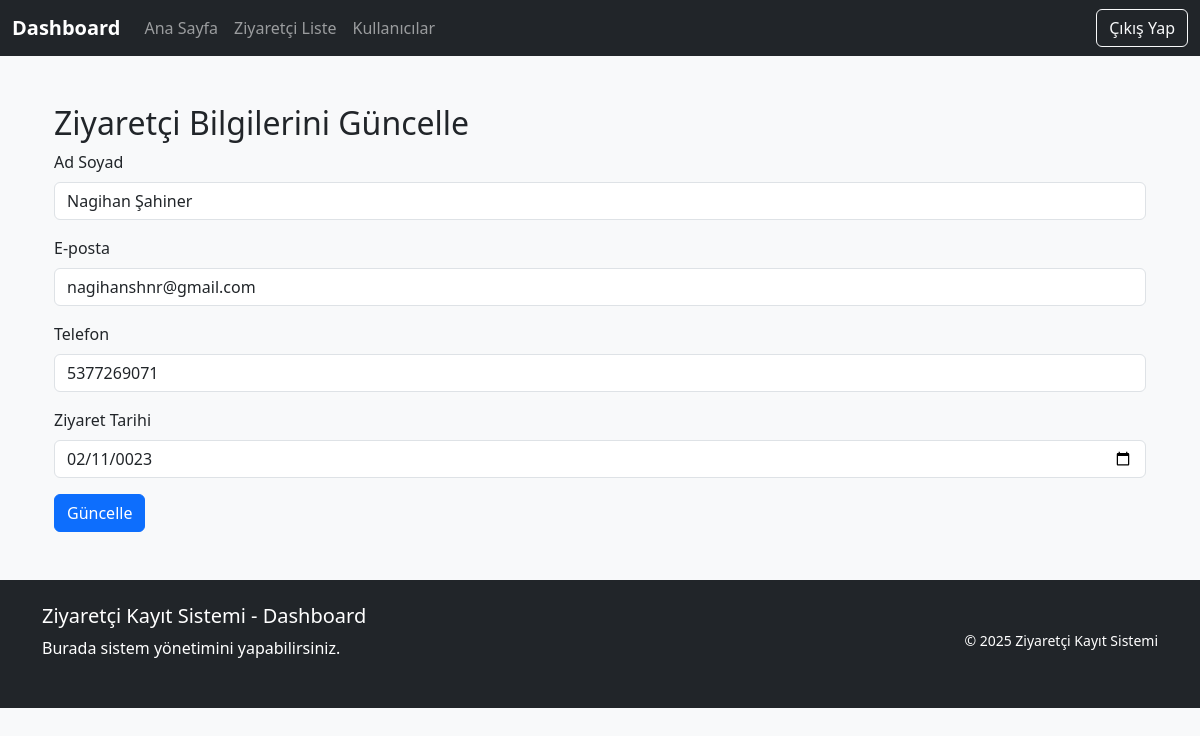
The page /visitor_update/1 (signed in) on the database its author committed.
### app.py (models this page shows)
class Visitor(db.Model):
    id = db.Column(db.Integer, primary_key=True)
    name = db.Column(db.String(100), nullable=False)
    email = db.Column(db.String(100), nullable=False)
    tel = db.Column(db.String(20))  # Telefon alanı
    registered_on = db.Column(db.DateTime, default=datetime.utcnow)
    visit_date = db.Column(db.Date)

### app.py (the view, shortened to what this page needs)
@app.route('/visitor_update/<int:visitor_id>', methods=['GET', 'POST'])
@login_required
def visitor_update(visitor_id):
    visitor = Visitor.query.get_or_404(visitor_id)
    return render_template('visitor_update.html', visitor=visitor)

### app.py (called while the page is built)
@login_manager.user_loader
def load_user(user_id):
    return User.query.get(int(user_id))

### templates/visitor_update.html (shortened to what this page needs)
{% extends "dashboardbase.html" %}
{% block content %}
<div class="container mt-5">
    <h2>Ziyaretçi Bilgilerini Güncelle</h2>
    <form method="POST" action="{{ url_for('visitor_update', visitor_id=visitor.id) }}">
        <div class="mb-3">
            <label for="name" class="form-label">Ad Soyad</label>
            <input type="text" class="form-control" id="name" name="name" value="{{ visitor.name }}" required>
        </div>
        <div class="mb-3">
            <label for="email" class="form-label">E-posta</label>
            <input type="email" class="form-control" id="email" name="email" value="{{ visitor.email }}" required>
        </div>
        <div class="mb-3">
            <label for="tel" class="form-label">Telefon</label>
            <input type="tel" class="form-control" id="tel" name="tel" value="{{ visitor.tel }}" required>
        </div>
        <div class="mb-3">
            <label for="date" class="form-label">Ziyaret Tarihi</label>
            <input type="date" class="form-control" id="date" name="date" value="{{ visitor.visit_date }}" required>
        </div>
        <button type="submit" class="btn btn-primary">Güncelle</button>
    </form>
</div>
{% endblock %}

### static/base.css (style rules this page uses)
:root { --primary-color: #6c757d; --secondary-color: #495057; --accent-color: #343a40; --light-gray: #e9ecef; --medium-gray: #ced4da; --dark-gray: #495057; }
body { background-color: #f8f9fa; }

### rows shown on the page
Visitor: name "Nagihan Şahiner", email "nagihanshnr@gmail.com", tel "5377269071", date "02/11/0023"
